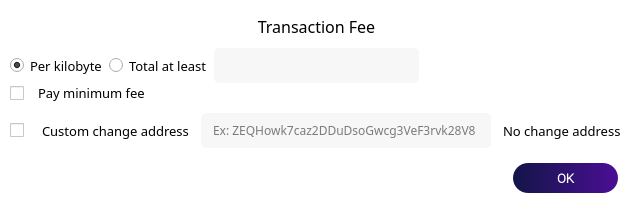
<?xml version="1.0" encoding="UTF-8"?>
<ui version="4.0">
 <class>TransactionFees</class>
 <widget class="QDialog" name="TransactionFees">
  <property name="geometry">
   <rect>
    <x>0</x>
    <y>0</y>
    <width>633</width>
    <height>208</height>
   </rect>
  </property>
  <property name="minimumSize">
   <size>
    <width>633</width>
    <height>0</height>
   </size>
  </property>
  <property name="maximumSize">
   <size>
    <width>800</width>
    <height>16777215</height>
   </size>
  </property>
  <property name="windowTitle">
   <string>Dialog</string>
  </property>
  <property name="styleSheet">
   <string notr="true">border:0;</string>
  </property>
  <layout class="QVBoxLayout" name="verticalLayout">
   <property name="spacing">
    <number>0</number>
   </property>
   <property name="leftMargin">
    <number>0</number>
   </property>
   <property name="topMargin">
    <number>0</number>
   </property>
   <property name="rightMargin">
    <number>0</number>
   </property>
   <property name="bottomMargin">
    <number>0</number>
   </property>
   <item>
    <widget class="QFrame" name="frame">
     <property name="styleSheet">
      <string notr="true">background-color: white;
</string>
     </property>
     <property name="frameShape">
      <enum>QFrame::StyledPanel</enum>
     </property>
     <property name="frameShadow">
      <enum>QFrame::Raised</enum>
     </property>
     <layout class="QVBoxLayout" name="verticalLayout_2">
      <property name="spacing">
       <number>0</number>
      </property>
      <property name="leftMargin">
       <number>10</number>
      </property>
      <property name="topMargin">
       <number>10</number>
      </property>
      <property name="rightMargin">
       <number>10</number>
      </property>
      <property name="bottomMargin">
       <number>10</number>
      </property>
      <item>
       <layout class="QVBoxLayout" name="verticalLayout_3">
        <property name="spacing">
         <number>0</number>
        </property>
        <item>
         <layout class="QVBoxLayout" name="verticalLayout_4">
          <property name="topMargin">
           <number>5</number>
          </property>
          <property name="bottomMargin">
           <number>10</number>
          </property>
          <item>
           <widget class="QLabel" name="labelFeeHeadline_3">
            <property name="sizePolicy">
             <sizepolicy hsizetype="Preferred" vsizetype="Maximum">
              <horstretch>0</horstretch>
              <verstretch>0</verstretch>
             </sizepolicy>
            </property>
            <property name="font">
             <font>
              <family>ZoinRegular</family>
              <pointsize>12</pointsize>
              <weight>50</weight>
              <bold>false</bold>
             </font>
            </property>
            <property name="styleSheet">
             <string notr="true">color: black;</string>
            </property>
            <property name="text">
             <string>Transaction Fee</string>
            </property>
            <property name="alignment">
             <set>Qt::AlignCenter</set>
            </property>
           </widget>
          </item>
         </layout>
        </item>
        <item>
         <layout class="QVBoxLayout" name="verticalLayoutFee8_3">
          <property name="spacing">
           <number>0</number>
          </property>
          <item>
           <layout class="QHBoxLayout" name="horizontalLayoutFee13_3">
            <property name="spacing">
             <number>6</number>
            </property>
            <item>
             <widget class="QRadioButton" name="radioCustomPerKilobyte">
              <property name="font">
               <font>
                <family>ZoinLight</family>
                <pointsize>10</pointsize>
               </font>
              </property>
              <property name="toolTip">
               <string>If the custom fee is set to 1000 satoshis and the transaction is only 250 bytes, then &quot;per kilobyte&quot; only pays 250 satoshis in fee, while &quot;total at least&quot; pays 1000 satoshis. For transactions bigger than a kilobyte both pay by kilobyte.</string>
              </property>
              <property name="styleSheet">
               <string notr="true">color: black;
</string>
              </property>
              <property name="text">
               <string>Per kilobyte</string>
              </property>
              <property name="checked">
               <bool>true</bool>
              </property>
             </widget>
            </item>
            <item>
             <widget class="QRadioButton" name="radioCustomAtLeast">
              <property name="font">
               <font>
                <family>ZoinLight</family>
                <pointsize>10</pointsize>
               </font>
              </property>
              <property name="toolTip">
               <string>If the custom fee is set to 1000 satoshis and the transaction is only 250 bytes, then &quot;per kilobyte&quot; only pays 250 satoshis in fee, while &quot;total at least&quot; pays 1000 satoshis. For transactions bigger than a kilobyte both pay by kilobyte.</string>
              </property>
              <property name="styleSheet">
               <string notr="true">color: black;
</string>
              </property>
              <property name="text">
               <string>Total at least</string>
              </property>
             </widget>
            </item>
            <item>
             <widget class="BitcoinAmountField" name="customFee">
              <property name="styleSheet">
               <string notr="true">background-color:rgba(247, 247, 247, 250);
height: 35px;
border-radius:5px;
border-style:solid;
border-color:gray;
border-width:thin;
padding-left: 10;
</string>
              </property>
             </widget>
            </item>
            <item>
             <spacer name="horizontalSpacer_9">
              <property name="orientation">
               <enum>Qt::Horizontal</enum>
              </property>
              <property name="sizeHint" stdset="0">
               <size>
                <width>1</width>
                <height>1</height>
               </size>
              </property>
             </spacer>
            </item>
           </layout>
          </item>
          <item>
           <layout class="QHBoxLayout" name="horizontalLayoutFee8_3">
            <property name="spacing">
             <number>8</number>
            </property>
            <item>
             <widget class="QCheckBox" name="checkBoxMinimumFee">
              <property name="enabled">
               <bool>true</bool>
              </property>
              <property name="toolTip">
               <string>Paying only the minimum fee is just fine as long as there is less transaction volume than space in the blocks. But be aware that this can end up in a never confirming transaction once there is more demand for zcoin transactions than the network can process.</string>
              </property>
              <property name="text">
               <string/>
              </property>
             </widget>
            </item>
            <item>
             <widget class="QLabel" name="labelMinFeeWarning">
              <property name="enabled">
               <bool>true</bool>
              </property>
              <property name="font">
               <font>
                <family>ZoinLight</family>
                <pointsize>10</pointsize>
               </font>
              </property>
              <property name="toolTip">
               <string>Paying only the minimum fee is just fine as long as there is less transaction volume than space in the blocks. But be aware that this can end up in a never confirming transaction once there is more demand for libercoin transactions than the network can process.</string>
              </property>
              <property name="styleSheet">
               <string notr="true">color: black;
</string>
              </property>
              <property name="text">
               <string>Pay minimum fee</string>
              </property>
              <property name="margin">
               <number>5</number>
              </property>
             </widget>
            </item>
            <item>
             <spacer name="horizontalSpacer_10">
              <property name="orientation">
               <enum>Qt::Horizontal</enum>
              </property>
              <property name="sizeHint" stdset="0">
               <size>
                <width>1</width>
                <height>1</height>
               </size>
              </property>
             </spacer>
            </item>
           </layout>
          </item>
         </layout>
        </item>
        <item>
         <layout class="QHBoxLayout" name="horizontalLayout">
          <property name="spacing">
           <number>12</number>
          </property>
          <property name="topMargin">
           <number>0</number>
          </property>
          <item>
           <widget class="QCheckBox" name="customChangeAddress">
            <property name="font">
             <font>
              <family>ZoinLight</family>
              <pointsize>13</pointsize>
             </font>
            </property>
            <property name="text">
             <string/>
            </property>
           </widget>
          </item>
          <item>
           <widget class="QLabel" name="label">
            <property name="font">
             <font>
              <family>ZoinLight</family>
              <pointsize>10</pointsize>
             </font>
            </property>
            <property name="text">
             <string>Custom change address</string>
            </property>
           </widget>
          </item>
          <item>
           <widget class="QValidatedLineEdit" name="changeAddress">
            <property name="minimumSize">
             <size>
              <width>290</width>
              <height>0</height>
             </size>
            </property>
            <property name="maximumSize">
             <size>
              <width>290</width>
              <height>16777215</height>
             </size>
            </property>
            <property name="font">
             <font>
              <family>ZoinLight</family>
             </font>
            </property>
            <property name="styleSheet">
             <string notr="true">background-color:rgba(247, 247, 247, 250);
height: 35px;
border-radius:5px;
border-style:solid;
border-color:gray;
border-width:thin;
padding-left: 10;
</string>
            </property>
            <property name="text">
             <string/>
            </property>
            <property name="placeholderText">
             <string>Ex: ZEQHowk7caz2DDuDsoGwcg3VeF3rvk28V8</string>
            </property>
           </widget>
          </item>
          <item>
           <widget class="QLabel" name="labelCoinControlChangeLabel">
            <property name="font">
             <font>
              <family>ZoinLight</family>
              <pointsize>10</pointsize>
             </font>
            </property>
            <property name="text">
             <string>No change address</string>
            </property>
           </widget>
          </item>
          <item>
           <spacer name="horizontalSpacer_2">
            <property name="orientation">
             <enum>Qt::Horizontal</enum>
            </property>
            <property name="sizeHint" stdset="0">
             <size>
              <width>40</width>
              <height>20</height>
             </size>
            </property>
           </spacer>
          </item>
         </layout>
        </item>
       </layout>
      </item>
      <item>
       <layout class="QHBoxLayout" name="horizontalLayout_3">
        <property name="spacing">
         <number>0</number>
        </property>
        <property name="topMargin">
         <number>5</number>
        </property>
        <property name="rightMargin">
         <number>5</number>
        </property>
        <property name="bottomMargin">
         <number>5</number>
        </property>
        <item>
         <spacer name="horizontalSpacer">
          <property name="orientation">
           <enum>Qt::Horizontal</enum>
          </property>
          <property name="sizeHint" stdset="0">
           <size>
            <width>40</width>
            <height>20</height>
           </size>
          </property>
         </spacer>
        </item>
        <item>
         <widget class="QPushButton" name="pushButton">
          <property name="font">
           <font>
            <family>Roboto Light</family>
            <pointsize>10</pointsize>
            <weight>75</weight>
            <bold>true</bold>
           </font>
          </property>
          <property name="styleSheet">
           <string notr="true">background: QLinearGradient(x1: 0, y1: 0, x2: 1, y2: 0, stop: 0 #121548, stop: 1 #4a0e95);
color: white;
border-radius:15px;
height:30px;
width:105px;</string>
          </property>
          <property name="text">
           <string>OK</string>
          </property>
         </widget>
        </item>
       </layout>
      </item>
     </layout>
    </widget>
   </item>
  </layout>
 </widget>
 <customwidgets>
  <customwidget>
   <class>QValidatedLineEdit</class>
   <extends>QLineEdit</extends>
   <header>qvalidatedlineedit.h</header>
  </customwidget>
  <customwidget>
   <class>BitcoinAmountField</class>
   <extends>QLineEdit</extends>
   <header>bitcoinamountfield.h</header>
   <container>1</container>
  </customwidget>
 </customwidgets>
 <resources/>
 <connections/>
</ui>
